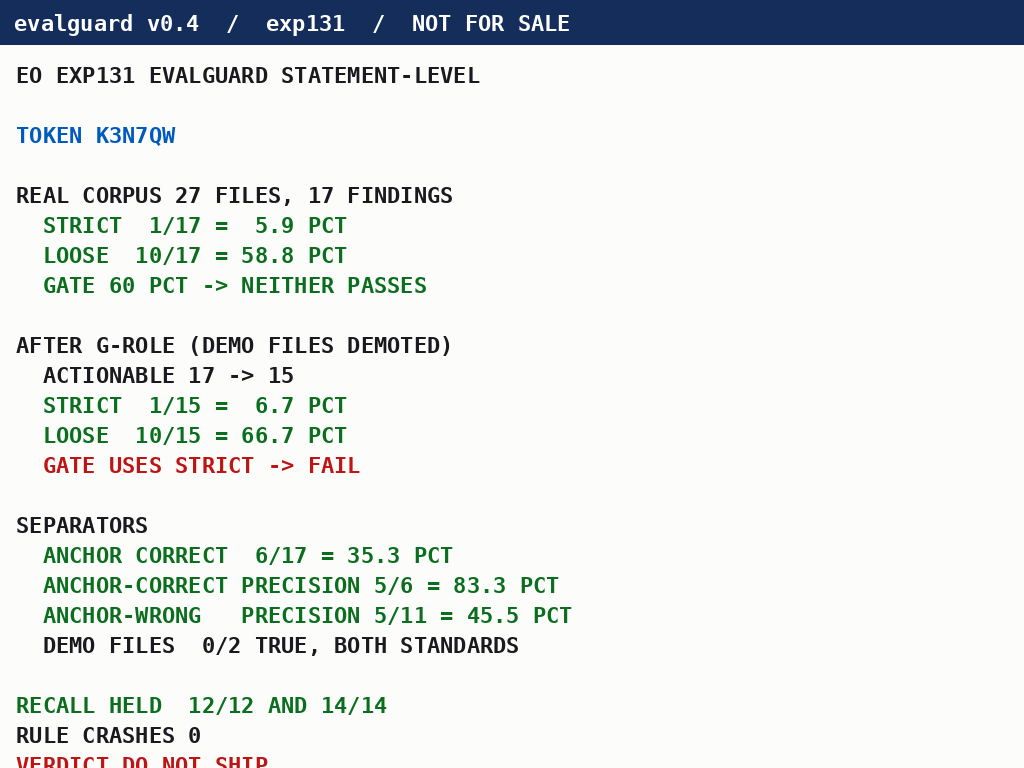

Source code (Python):
"""exp131 self-check: render results, write to /dev/fb0, read back, OCR.

Two independent probes of the device geometry:
  ioctl FBIOGET_VSCREENINFO -> returns all zeros on this sandbox (unimplemented)
  /sys/class/graphics/fb0/{virtual_size,bits_per_pixel} -> 1024x768, 32
exp127 wrote 1920x1080 from memory and got OSError before measuring. Measure
first, and when two probes disagree record which one is dead.
"""
import pathlib, subprocess, hashlib

W, H, BPP = 1024, 768, 32          # from sysfs, see docstring
BYTES = W * H * BPP // 8

TOKEN = "K3N7QW"
ROWS = [
    "EO EXP131 EVALGUARD STATEMENT-LEVEL",
    "",
    f"TOKEN {TOKEN}",
    "",
    "REAL CORPUS 27 FILES, 17 FINDINGS",
    "  STRICT  1/17 =  5.9 PCT",
    "  LOOSE  10/17 = 58.8 PCT",
    "  GATE 60 PCT -> NEITHER PASSES",
    "",
    "AFTER G-ROLE (DEMO FILES DEMOTED)",
    "  ACTIONABLE 17 -> 15",
    "  STRICT  1/15 =  6.7 PCT",
    "  LOOSE  10/15 = 66.7 PCT",
    "  GATE USES STRICT -> FAIL",
    "",
    "SEPARATORS",
    "  ANCHOR CORRECT  6/17 = 35.3 PCT",
    "  ANCHOR-CORRECT PRECISION 5/6 = 83.3 PCT",
    "  ANCHOR-WRONG   PRECISION 5/11 = 45.5 PCT",
    "  DEMO FILES  0/2 TRUE, BOTH STANDARDS",
    "",
    "RECALL HELD  12/12 AND 14/14",
    "RULE CRASHES 0",
    "VERDICT DO NOT SHIP",
]

from PIL import Image, ImageDraw, ImageFont
# exp106/exp130: dark-on-light at a real font size is what OCR can actually
# read. Tiny default bitmaps on a dark ground produce confident garbage.
FONT = ImageFont.truetype(
    "/usr/share/fonts/truetype/dejavu/DejaVuSansMono.ttf", 22)
FONTB = ImageFont.truetype(
    "/usr/share/fonts/truetype/dejavu/DejaVuSansMono-Bold.ttf", 22)
img = Image.new("RGBA", (W, H), (252, 252, 250, 255))
d = ImageDraw.Draw(img)
d.rectangle([0, 0, W - 1, 44], fill=(20, 45, 90, 255))
y = 10
d.text((14, y), "evalguard v0.4  /  exp131  /  NOT FOR SALE",
       font=FONTB, fill=(255, 255, 255, 255))
y = 62
for r in ROWS:
    if r:
        col = (0, 90, 190, 255) if r.startswith("TOKEN") else \
              (190, 20, 20, 255) if "FAIL" in r or "DO NOT" in r else \
              (10, 110, 30, 255) if ("PCT" in r or "/1" in r) else \
              (25, 25, 30, 255)
        d.text((16, y), r, font=FONTB if r.isupper() else FONT, fill=col)
    y += 30

D = pathlib.Path("/data/workspace/luoshen-o1/experiments/exp129_corpus/exp131")
img.save(D / "render131.png")
raw = img.tobytes()
assert len(raw) == BYTES, (len(raw), BYTES)

with open("/dev/fb0", "r+b") as fb:
    fb.seek(0)
    fb.write(raw)

with open("/dev/fb0", "rb") as fb:
    back = fb.read(BYTES)
print(f"wrote {len(raw)}  read back {len(back)}  identical={raw == back}")
print("render sha", hashlib.sha256(raw).hexdigest()[:12],
      "capture sha", hashlib.sha256(back).hexdigest()[:12])

Image.frombytes("RGBA", (W, H), back).save(D / "captured.png")
(D / "token.txt").write_text(TOKEN)

# probe: the numbers must survive the round trip as pixels, not as variables
dark = sum(1 for i in range(0, BYTES, 4) if back[i] < 40)
print(f"dark-pixel fraction {dark/(BYTES//4):.4f}")
